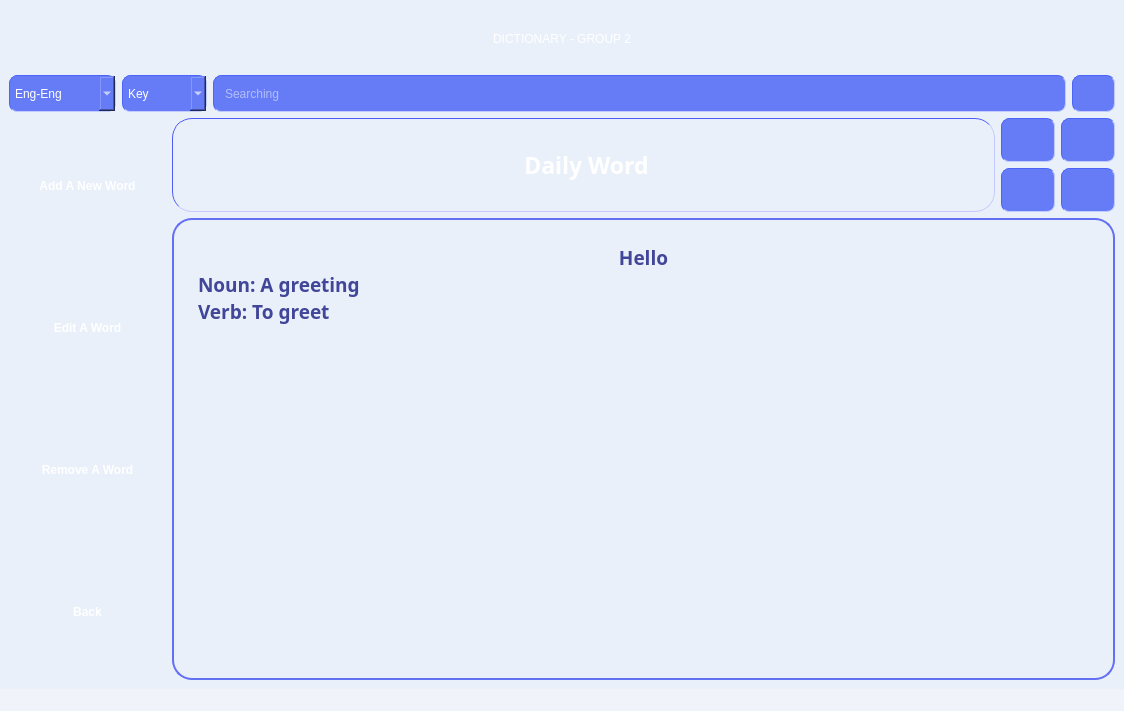
<?xml version="1.0" encoding="UTF-8"?>
<ui version="4.0">
 <class>MainWindow</class>
 <widget class="QMainWindow" name="MainWindow">
  <property name="geometry">
   <rect>
    <x>0</x>
    <y>0</y>
    <width>1124</width>
    <height>711</height>
   </rect>
  </property>
  <property name="font">
   <font>
    <family>Rounded Mplus 1c</family>
    <bold>true</bold>
   </font>
  </property>
  <property name="windowTitle">
   <string>MainWindow</string>
  </property>
  <property name="windowOpacity">
   <double>1.000000000000000</double>
  </property>
  <property name="layoutDirection">
   <enum>Qt::LeftToRight</enum>
  </property>
  <property name="autoFillBackground">
   <bool>false</bool>
  </property>
  <property name="styleSheet">
   <string notr="true">background-color: rgb(240, 243, 250);</string>
  </property>
  <widget class="QWidget" name="centralwidget">
   <property name="autoFillBackground">
    <bool>false</bool>
   </property>
   <property name="styleSheet">
    <string notr="true">background-color: rgb(233, 240, 250);</string>
   </property>
   <layout class="QGridLayout" name="gridLayout_3">
    <item row="1" column="0" colspan="2">
     <layout class="QGridLayout" name="gridLayout_5">
      <item row="0" column="2">
       <widget class="QComboBox" name="comboBox_2">
        <property name="sizePolicy">
         <sizepolicy hsizetype="Preferred" vsizetype="Preferred">
          <horstretch>4</horstretch>
          <verstretch>0</verstretch>
         </sizepolicy>
        </property>
        <property name="maximumSize">
         <size>
          <width>16777215</width>
          <height>10000000</height>
         </size>
        </property>
        <property name="focusPolicy">
         <enum>Qt::NoFocus</enum>
        </property>
        <property name="styleSheet">
         <string notr="true">padding: 5px;
border-color: rgb(77, 101, 246);
border-width : 1px;
border-style:inset;
border-radius: 8px;
  min-height: 1px;
  min-width: 1px;
color: white;
selection-color: rgb(39, 182, 240);
selection-background-color: rgb(77, 92, 245);
font: 11pt &quot;Comfortaa&quot;;
background-color: rgb(102, 124, 246);</string>
        </property>
        <item>
         <property name="text">
          <string>Key</string>
         </property>
        </item>
        <item>
         <property name="text">
          <string>Def</string>
         </property>
        </item>
       </widget>
      </item>
      <item row="0" column="0">
       <widget class="QComboBox" name="comboBox">
        <property name="sizePolicy">
         <sizepolicy hsizetype="Ignored" vsizetype="Ignored">
          <horstretch>5</horstretch>
          <verstretch>0</verstretch>
         </sizepolicy>
        </property>
        <property name="maximumSize">
         <size>
          <width>16777215</width>
          <height>10000000</height>
         </size>
        </property>
        <property name="contextMenuPolicy">
         <enum>Qt::DefaultContextMenu</enum>
        </property>
        <property name="styleSheet">
         <string notr="true">padding: 5px;
border-color: rgb(77, 101, 246);
border-width : 1px;
border-style:inset;
border-radius: 8px;
  min-height: 1px;
  min-width: 1px;
color: white;
selection-color: rgb(39, 182, 240);
selection-background-color: rgb(77, 92, 245);
font: 11pt &quot;Comfortaa&quot;;
background-color: rgb(102, 124, 246);</string>
        </property>
        <item>
         <property name="text">
          <string>Eng-Eng</string>
         </property>
        </item>
        <item>
         <property name="text">
          <string>Eng-Viet</string>
         </property>
        </item>
        <item>
         <property name="text">
          <string>Slang</string>
         </property>
        </item>
        <item>
         <property name="text">
          <string>Emoji</string>
         </property>
        </item>
       </widget>
      </item>
      <item row="0" column="4">
       <widget class="QPushButton" name="pushButton_9">
        <property name="sizePolicy">
         <sizepolicy hsizetype="Preferred" vsizetype="Preferred">
          <horstretch>2</horstretch>
          <verstretch>0</verstretch>
         </sizepolicy>
        </property>
        <property name="font">
         <font>
          <pointsize>14</pointsize>
         </font>
        </property>
        <property name="layoutDirection">
         <enum>Qt::LeftToRight</enum>
        </property>
        <property name="styleSheet">
         <string notr="true">padding: 6px;
border-color: rgb(77, 101, 246);
border-width : 1px;
border-style:inset;
border-radius: 8px;
  min-height: 1px;
  min-width: 1px;
background-color: rgb(102, 124, 246);</string>
        </property>
        <property name="text">
         <string/>
        </property>
        <property name="icon">
         <iconset resource="resources.qrc">
          <normaloff>:/img/images/search.svg</normaloff>:/img/images/search.svg</iconset>
        </property>
        <property name="iconSize">
         <size>
          <width>22</width>
          <height>27</height>
         </size>
        </property>
        <property name="autoDefault">
         <bool>false</bool>
        </property>
        <property name="default">
         <bool>false</bool>
        </property>
        <property name="flat">
         <bool>false</bool>
        </property>
       </widget>
      </item>
      <item row="0" column="3">
       <widget class="QLineEdit" name="lineEdit_2">
        <property name="sizePolicy">
         <sizepolicy hsizetype="Preferred" vsizetype="Preferred">
          <horstretch>40</horstretch>
          <verstretch>0</verstretch>
         </sizepolicy>
        </property>
        <property name="styleSheet">
         <string notr="true">padding: 9px;
border-color: rgb(77, 101, 246);
border-width : 1px;
border-style:inset;
border-radius: 8px;
  min-height: 1px;
  min-width: 1px;
background-color: rgb(102, 124, 246);
color: white;
selection-color: rgb(39, 182, 240);
selection-background-color: rgb(77, 92, 245);
font: 11pt &quot;Comfortaa&quot;;</string>
        </property>
        <property name="placeholderText">
         <string>Searching</string>
        </property>
       </widget>
      </item>
     </layout>
    </item>
    <item row="0" column="0" colspan="2">
     <layout class="QGridLayout" name="gridLayout">
      <item row="0" column="0">
       <widget class="QPushButton" name="pushButton_4">
        <property name="styleSheet">
         <string notr="true">padding: 20px;
border-radius: 20px;
  min-height: 20px;
  min-width: 20px;
background-image: url(:/background/images/bg/intro bg.png);
color: white;
font: 24pt &quot;Audiowide&quot;;</string>
        </property>
        <property name="text">
         <string>DICTIONARY - GROUP 2</string>
        </property>
       </widget>
      </item>
     </layout>
    </item>
    <item row="2" column="0">
     <layout class="QVBoxLayout" name="verticalLayout">
      <item>
       <widget class="QPushButton" name="pushButton_5">
        <property name="sizePolicy">
         <sizepolicy hsizetype="Preferred" vsizetype="Ignored">
          <horstretch>12</horstretch>
          <verstretch>10</verstretch>
         </sizepolicy>
        </property>
        <property name="styleSheet">
         <string notr="true">background-image: url(:/background/images/bg/button.png);
padding: 30px;
color: white;
font: 16pt &quot;Comfortaa&quot;;
font:bold;
border-color: rgb(3, 3, 3);
border-width : 0px;
border-style:inset;
border-radius: 20px;
  min-height: 20px;
  min-width: 20px</string>
        </property>
        <property name="text">
         <string>Add A New Word</string>
        </property>
       </widget>
      </item>
      <item>
       <widget class="QPushButton" name="pushButton_6">
        <property name="sizePolicy">
         <sizepolicy hsizetype="Preferred" vsizetype="Ignored">
          <horstretch>12</horstretch>
          <verstretch>10</verstretch>
         </sizepolicy>
        </property>
        <property name="styleSheet">
         <string notr="true">background-image: url(:/background/images/bg/button.png);
padding: 30px;
color: white;
font: 16pt &quot;Comfortaa&quot;;
font:bold;
border-color: rgb(3, 3, 3);
border-width : 0px;
border-style:inset;
border-radius: 20px;
  min-height: 20px;
  min-width: 20px</string>
        </property>
        <property name="text">
         <string>Edit A Word</string>
        </property>
       </widget>
      </item>
      <item>
       <widget class="QPushButton" name="pushButton_7">
        <property name="sizePolicy">
         <sizepolicy hsizetype="Preferred" vsizetype="Ignored">
          <horstretch>12</horstretch>
          <verstretch>10</verstretch>
         </sizepolicy>
        </property>
        <property name="styleSheet">
         <string notr="true">background-image: url(:/background/images/bg/button.png);
padding: 30px;
color: white;
font: 16pt &quot;Comfortaa&quot;;
font:bold;
border-color: rgb(3, 3, 3);
border-width : 0px;
border-style:inset;
border-radius: 20px;
  min-height: 20px;
  min-width: 20px</string>
        </property>
        <property name="text">
         <string>Remove A Word</string>
        </property>
       </widget>
      </item>
      <item>
       <widget class="QPushButton" name="pushButton_8">
        <property name="sizePolicy">
         <sizepolicy hsizetype="Preferred" vsizetype="Ignored">
          <horstretch>12</horstretch>
          <verstretch>10</verstretch>
         </sizepolicy>
        </property>
        <property name="styleSheet">
         <string notr="true">background-image: url(:/background/images/bg/button.png);
padding: 30px;
color: white;
font: 16pt &quot;Comfortaa&quot;;
font:bold;
border-color: rgb(3, 3, 3);
border-width : 0px;
border-style:inset;
border-radius: 20px;
  min-height: 20px;
  min-width: 20px</string>
        </property>
        <property name="text">
         <string>Back</string>
        </property>
       </widget>
      </item>
     </layout>
    </item>
    <item row="2" column="1">
     <layout class="QVBoxLayout" name="verticalLayout_3">
      <item>
       <layout class="QGridLayout" name="gridLayout_2">
        <property name="bottomMargin">
         <number>0</number>
        </property>
        <item row="1" column="0">
         <layout class="QGridLayout" name="gridLayout_6">
          <property name="bottomMargin">
           <number>0</number>
          </property>
          <item row="0" column="2">
           <widget class="QPushButton" name="pushButton_2">
            <property name="sizePolicy">
             <sizepolicy hsizetype="Minimum" vsizetype="Expanding">
              <horstretch>0</horstretch>
              <verstretch>0</verstretch>
             </sizepolicy>
            </property>
            <property name="styleSheet">
             <string notr="true">padding: 10px;
border-color: rgb(77, 101, 246);
border-width : 1px;
border-style:inset;
border-radius: 8px;
  min-height: 1px;
  min-width: 1px;
background-color: rgb(102, 124, 246);</string>
            </property>
            <property name="text">
             <string/>
            </property>
            <property name="icon">
             <iconset resource="resources.qrc">
              <normaloff>:/img/images/heart.svg</normaloff>
              <normalon>:/img/images/heart-fill.svg</normalon>:/img/images/heart.svg</iconset>
            </property>
            <attribute name="buttonGroup">
             <string notr="true">buttonGroup</string>
            </attribute>
           </widget>
          </item>
          <item row="1" column="3">
           <widget class="QPushButton" name="pushButton_10">
            <property name="sizePolicy">
             <sizepolicy hsizetype="Minimum" vsizetype="Preferred">
              <horstretch>0</horstretch>
              <verstretch>0</verstretch>
             </sizepolicy>
            </property>
            <property name="styleSheet">
             <string notr="true">padding: 10px;
border-color: rgb(77, 101, 246);
border-width : 1px;
border-style:inset;
border-radius: 8px;
  min-height: 1px;
  min-width: 1px;
background-color: rgb(102, 124, 246);</string>
            </property>
            <property name="text">
             <string/>
            </property>
            <property name="icon">
             <iconset resource="resources.qrc">
              <normaloff>:/img/images/reset.svg</normaloff>:/img/images/reset.svg</iconset>
            </property>
           </widget>
          </item>
          <item row="1" column="2">
           <widget class="QPushButton" name="pushButton_3">
            <property name="sizePolicy">
             <sizepolicy hsizetype="Minimum" vsizetype="Expanding">
              <horstretch>0</horstretch>
              <verstretch>0</verstretch>
             </sizepolicy>
            </property>
            <property name="styleSheet">
             <string notr="true">padding: 10px;
border-color: rgb(77, 101, 246);
border-width : 1px;
border-style:inset;
border-radius: 8px;
  min-height: 1px;
  min-width: 1px;
background-color: rgb(102, 124, 246);</string>
            </property>
            <property name="text">
             <string/>
            </property>
            <property name="icon">
             <iconset resource="resources.qrc">
              <normaloff>:/img/images/pencil.svg</normaloff>:/img/images/pencil.svg</iconset>
            </property>
            <attribute name="buttonGroup">
             <string notr="true">buttonGroup</string>
            </attribute>
           </widget>
          </item>
          <item row="0" column="3">
           <widget class="QPushButton" name="pushButton">
            <property name="sizePolicy">
             <sizepolicy hsizetype="Minimum" vsizetype="Preferred">
              <horstretch>0</horstretch>
              <verstretch>0</verstretch>
             </sizepolicy>
            </property>
            <property name="styleSheet">
             <string notr="true">padding: 10px;
border-color: rgb(77, 101, 246);
border-width : 1px;
border-style:inset;
border-radius: 8px;
  min-height: 1px;
  min-width: 1px;
background-color: rgb(102, 124, 246);</string>
            </property>
            <property name="text">
             <string/>
            </property>
            <property name="icon">
             <iconset resource="resources.qrc">
              <normaloff>:/img/images/zoom.svg</normaloff>:/img/images/zoom.svg</iconset>
            </property>
           </widget>
          </item>
          <item row="0" column="0" rowspan="2" colspan="2">
           <widget class="QLabel" name="label_3">
            <property name="sizePolicy">
             <sizepolicy hsizetype="Preferred" vsizetype="Preferred">
              <horstretch>48</horstretch>
              <verstretch>0</verstretch>
             </sizepolicy>
            </property>
            <property name="minimumSize">
             <size>
              <width>82</width>
              <height>82</height>
             </size>
            </property>
            <property name="font">
             <font>
              <family>Comfortaa</family>
              <pointsize>17</pointsize>
              <italic>false</italic>
              <bold>false</bold>
             </font>
            </property>
            <property name="styleSheet">
             <string notr="true">padding: 30px;
border-color: rgb(78, 91, 247);
border-width : 1px;
border-style:inset;
border-radius: 20px;
  min-height: 20px;
  min-width: 20px;
background-image: url(:/background/images/bg/mid button.png);
font: 17pt &quot;Comfortaa&quot;;</string>
            </property>
            <property name="text">
             <string>&lt;html&gt;&lt;head/&gt;&lt;body&gt;&lt;p align=&quot;center&quot;&gt;&lt;span style=&quot; font-weight:700; color:#ffffff;&quot;&gt;Daily Word&lt;/span&gt;&lt;/p&gt;&lt;/body&gt;&lt;/html&gt;</string>
            </property>
           </widget>
          </item>
         </layout>
        </item>
        <item row="2" column="0">
         <widget class="QTextBrowser" name="textBrowser">
          <property name="sizePolicy">
           <sizepolicy hsizetype="Preferred" vsizetype="Preferred">
            <horstretch>50</horstretch>
            <verstretch>3</verstretch>
           </sizepolicy>
          </property>
          <property name="font">
           <font>
            <family>Comfortaa</family>
            <pointsize>13</pointsize>
            <italic>false</italic>
            <bold>false</bold>
           </font>
          </property>
          <property name="layoutDirection">
           <enum>Qt::LeftToRight</enum>
          </property>
          <property name="styleSheet">
           <string notr="true">padding: 20px;
border-width : 2px;
border-style:solid;
border-radius: 20px;
  min-height: 20px;
  min-width: 20px;
background-color: rgb(233, 240, 250);
border-color: rgb(99, 112, 243);
font: 13pt &quot;Comfortaa&quot;;</string>
          </property>
          <property name="html">
           <string>&lt;!DOCTYPE HTML PUBLIC &quot;-//W3C//DTD HTML 4.0//EN&quot; &quot;http://www.w3.org/TR/REC-html40/strict.dtd&quot;&gt;
&lt;html&gt;&lt;head&gt;&lt;meta name=&quot;qrichtext&quot; content=&quot;1&quot; /&gt;&lt;meta charset=&quot;utf-8&quot; /&gt;&lt;style type=&quot;text/css&quot;&gt;
p, li { white-space: pre-wrap; }
hr { height: 1px; border-width: 0; }
li.unchecked::marker { content: &quot;\2610&quot;; }
li.checked::marker { content: &quot;\2612&quot;; }
&lt;/style&gt;&lt;/head&gt;&lt;body style=&quot; font-family:'Comfortaa'; font-size:13pt; font-weight:400; font-style:normal;&quot;&gt;
&lt;p align=&quot;center&quot; style=&quot; margin-top:0px; margin-bottom:0px; margin-left:0px; margin-right:0px; -qt-block-indent:0; text-indent:0px;&quot;&gt;&lt;span style=&quot; font-size:14pt; font-weight:700; color:#414699;&quot;&gt;Hello&lt;/span&gt;&lt;/p&gt;
&lt;p align=&quot;justify&quot; style=&quot; margin-top:0px; margin-bottom:0px; margin-left:0px; margin-right:0px; -qt-block-indent:0; text-indent:0px;&quot;&gt;&lt;span style=&quot; font-size:14pt; font-weight:700; color:#414699;&quot;&gt;Noun: A greeting&lt;/span&gt;&lt;/p&gt;
&lt;p align=&quot;justify&quot; style=&quot; margin-top:0px; margin-bottom:0px; margin-left:0px; margin-right:0px; -qt-block-indent:0; text-indent:0px;&quot;&gt;&lt;span style=&quot; font-size:14pt; font-weight:700; color:#414699;&quot;&gt;Verb: To greet&lt;/span&gt;&lt;/p&gt;&lt;/body&gt;&lt;/html&gt;</string>
          </property>
          <property name="placeholderText">
           <string>Displaying...</string>
          </property>
         </widget>
        </item>
       </layout>
      </item>
     </layout>
    </item>
   </layout>
  </widget>
  <widget class="QStatusBar" name="statusbar"/>
 </widget>
 <resources>
  <include location="resources.qrc"/>
 </resources>
 <connections/>
 <buttongroups>
  <buttongroup name="buttonGroup"/>
 </buttongroups>
</ui>
